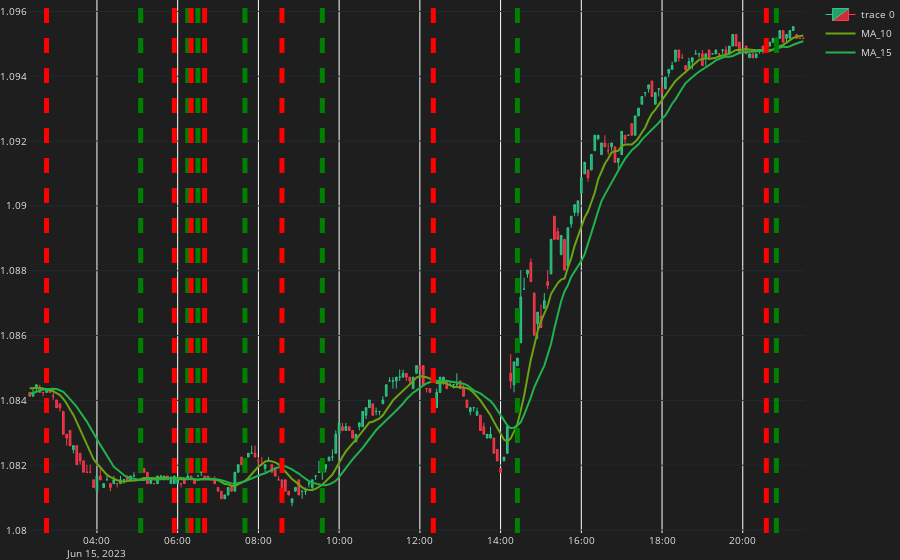

Write notebook code for a chart like this one.
### Code cell
utility.CandleStick(df)

### Figure 1 — Plotly figure (JSON) as saved in the notebook; plotly's stock layout.template omitted (floating-point values rounded to 4 significant figures; data arrays with more than 128 entries replaced by an {"elided": "..."} marker saying what was removed)
{"data": [{"close": {"elided": "231 float values"}, "decreasing": {"fillcolor": "#CC2E3C", "line": {"color": "#FF3A4C"}}, "high": {"elided": "231 float values"}, "increasing": {"fillcolor": "#24A06B", "line": {"color": "#2EC886"}}, "line": {"width": 1}, "low": {"elided": "231 float values"}, "opacity": 1, "open": {"elided": "231 float values"}, "type": "candlestick", "x": {"elided": "231 str values"}}, {"marker": {"color": "#6AA511", "size": 25}, "mode": "lines", "name": "MA_10", "type": "scatter", "x": {"elided": "231 str values"}, "y": {"elided": "231 float values"}}, {"marker": {"color": "#20B34C", "size": 25}, "mode": "lines", "name": "MA_15", "type": "scatter", "x": {"elided": "231 str values"}, "y": {"elided": "231 float values"}}], "layout": {"autosize": true, "font": {"color": "#e1e1e1", "size": 10}, "margin": {"b": 0, "l": 0, "r": 0, "t": 0}, "paper_bgcolor": "#1e1e1e", "plot_bgcolor": "#1e1e1e", "shapes": [{"line": {"color": "red", "dash": "dash", "width": 5}, "type": "line", "x0": "2023-06-15T02:45:00", "x1": "2023-06-15T02:45:00", "xref": "x", "y0": 0, "y1": 1, "yref": "y domain"}, {"line": {"color": "green", "dash": "dash", "width": 5}, "type": "line", "x0": "2023-06-15T05:05:00", "x1": "2023-06-15T05:05:00", "xref": "x", "y0": 0, "y1": 1, "yref": "y domain"}, {"line": {"color": "red", "dash": "dash", "width": 5}, "type": "line", "x0": "2023-06-15T05:55:00", "x1": "2023-06-15T05:55:00", "xref": "x", "y0": 0, "y1": 1, "yref": "y domain"}, {"line": {"color": "green", "dash": "dash", "width": 5}, "type": "line", "x0": "2023-06-15T06:15:00", "x1": "2023-06-15T06:15:00", "xref": "x", "y0": 0, "y1": 1, "yref": "y domain"}, {"line": {"color": "red", "dash": "dash", "width": 5}, "type": "line", "x0": "2023-06-15T06:20:00", "x1": "2023-06-15T06:20:00", "xref": "x", "y0": 0, "y1": 1, "yref": "y domain"}, {"line": {"color": "green", "dash": "dash", "width": 5}, "type": "line", "x0": "2023-06-15T06:30:00", "x1": "2023-06-15T06:30:00", "xref": "x", "y0": 0, "y1": 1, "yref": "y domain"}, {"line": {"color": "red", "dash": "dash", "width": 5}, "type": "line", "x0": "2023-06-15T06:40:00", "x1": "2023-06-15T06:40:00", "xref": "x", "y0": 0, "y1": 1, "yref": "y domain"}, {"line": {"color": "green", "dash": "dash", "width": 5}, "type": "line", "x0": "2023-06-15T07:40:00", "x1": "2023-06-15T07:40:00", "xref": "x", "y0": 0, "y1": 1, "yref": "y domain"}, {"line": {"color": "red", "dash": "dash", "width": 5}, "type": "line", "x0": "2023-06-15T08:35:00", "x1": "2023-06-15T08:35:00", "xref": "x", "y0": 0, "y1": 1, "yref": "y domain"}, {"line": {"color": "green", "dash": "dash", "width": 5}, "type": "line", "x0": "2023-06-15T09:35:00", "x1": "2023-06-15T09:35:00", "xref": "x", "y0": 0, "y1": 1, "yref": "y domain"}, {"line": {"color": "red", "dash": "dash", "width": 5}, "type": "line", "x0": "2023-06-15T12:20:00", "x1": "2023-06-15T12:20:00", "xref": "x", "y0": 0, "y1": 1, "yref": "y domain"}, {"line": {"color": "green", "dash": "dash", "width": 5}, "type": "line", "x0": "2023-06-15T14:25:00", "x1": "2023-06-15T14:25:00", "xref": "x", "y0": 0, "y1": 1, "yref": "y domain"}, {"line": {"color": "red", "dash": "dash", "width": 5}, "type": "line", "x0": "2023-06-15T20:35:00", "x1": "2023-06-15T20:35:00", "xref": "x", "y0": 0, "y1": 1, "yref": "y domain"}, {"line": {"color": "green", "dash": "dash", "width": 5}, "type": "line", "x0": "2023-06-15T20:50:00", "x1": "2023-06-15T20:50:00", "xref": "x", "y0": 0, "y1": 1, "yref": "y domain"}], "xaxis": {"autorange": true, "gridcolor": "#fff", "range": ["2023-06-15 02:17:30", "2023-06-15 21:32:30"], "rangeslider": {"visible": false, "yaxis": {}}, "showgrid": true, "type": "date"}, "yaxis": {"autorange": true, "gridcolor": "#1f292f", "range": [1.08, 1.096], "showgrid": true, "type": "linear"}}}
